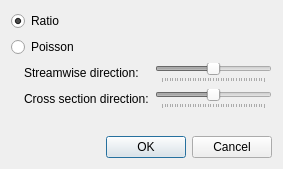
<?xml version="1.0" encoding="UTF-8"?>
<ui version="4.0">
 <class>GridCreatingConditionLaplaceSubRegionDeploySettingDialog</class>
 <widget class="QDialog" name="GridCreatingConditionLaplaceSubRegionDeploySettingDialog">
  <property name="geometry">
   <rect>
    <x>0</x>
    <y>0</y>
    <width>283</width>
    <height>169</height>
   </rect>
  </property>
  <property name="windowTitle">
   <string>Inner Points Deploy Setting</string>
  </property>
  <layout class="QVBoxLayout" name="verticalLayout">
   <item>
    <widget class="QRadioButton" name="autoRadioButton">
     <property name="text">
      <string>Ratio</string>
     </property>
     <property name="checked">
      <bool>true</bool>
     </property>
    </widget>
   </item>
   <item>
    <widget class="QRadioButton" name="manualRadioButton">
     <property name="text">
      <string>Poisson</string>
     </property>
    </widget>
   </item>
   <item>
    <layout class="QHBoxLayout" name="horizontalLayout">
     <item>
      <spacer name="horizontalSpacer">
       <property name="orientation">
        <enum>Qt::Horizontal</enum>
       </property>
       <property name="sizeType">
        <enum>QSizePolicy::Fixed</enum>
       </property>
       <property name="sizeHint" stdset="0">
        <size>
         <width>13</width>
         <height>20</height>
        </size>
       </property>
      </spacer>
     </item>
     <item>
      <layout class="QGridLayout" name="gridLayout">
       <item row="0" column="0">
        <widget class="QLabel" name="streamwiseLabel">
         <property name="text">
          <string>Streamwise direction:</string>
         </property>
        </widget>
       </item>
       <item row="0" column="1">
        <widget class="QSlider" name="streamwiseSlider">
         <property name="enabled">
          <bool>false</bool>
         </property>
         <property name="minimum">
          <number>-20</number>
         </property>
         <property name="maximum">
          <number>20</number>
         </property>
         <property name="orientation">
          <enum>Qt::Horizontal</enum>
         </property>
         <property name="tickPosition">
          <enum>QSlider::TicksBelow</enum>
         </property>
        </widget>
       </item>
       <item row="1" column="0">
        <widget class="QLabel" name="crosssectionLabel">
         <property name="text">
          <string>Cross section direction:</string>
         </property>
        </widget>
       </item>
       <item row="1" column="1">
        <widget class="QSlider" name="crosssectionSlider">
         <property name="enabled">
          <bool>false</bool>
         </property>
         <property name="minimum">
          <number>-20</number>
         </property>
         <property name="maximum">
          <number>20</number>
         </property>
         <property name="orientation">
          <enum>Qt::Horizontal</enum>
         </property>
         <property name="tickPosition">
          <enum>QSlider::TicksBelow</enum>
         </property>
        </widget>
       </item>
      </layout>
     </item>
    </layout>
   </item>
   <item>
    <spacer name="verticalSpacer">
     <property name="orientation">
      <enum>Qt::Vertical</enum>
     </property>
     <property name="sizeHint" stdset="0">
      <size>
       <width>20</width>
       <height>0</height>
      </size>
     </property>
    </spacer>
   </item>
   <item>
    <widget class="QDialogButtonBox" name="buttonBox">
     <property name="orientation">
      <enum>Qt::Horizontal</enum>
     </property>
     <property name="standardButtons">
      <set>QDialogButtonBox::Cancel|QDialogButtonBox::Ok</set>
     </property>
    </widget>
   </item>
  </layout>
 </widget>
 <resources/>
 <connections>
  <connection>
   <sender>buttonBox</sender>
   <signal>accepted()</signal>
   <receiver>GridCreatingConditionLaplaceSubRegionDeploySettingDialog</receiver>
   <slot>accept()</slot>
   <hints>
    <hint type="sourcelabel">
     <x>214</x>
     <y>159</y>
    </hint>
    <hint type="destinationlabel">
     <x>157</x>
     <y>168</y>
    </hint>
   </hints>
  </connection>
  <connection>
   <sender>buttonBox</sender>
   <signal>rejected()</signal>
   <receiver>GridCreatingConditionLaplaceSubRegionDeploySettingDialog</receiver>
   <slot>reject()</slot>
   <hints>
    <hint type="sourcelabel">
     <x>214</x>
     <y>159</y>
    </hint>
    <hint type="destinationlabel">
     <x>282</x>
     <y>168</y>
    </hint>
   </hints>
  </connection>
  <connection>
   <sender>manualRadioButton</sender>
   <signal>toggled(bool)</signal>
   <receiver>streamwiseSlider</receiver>
   <slot>setEnabled(bool)</slot>
   <hints>
    <hint type="sourcelabel">
     <x>66</x>
     <y>39</y>
    </hint>
    <hint type="destinationlabel">
     <x>166</x>
     <y>60</y>
    </hint>
   </hints>
  </connection>
  <connection>
   <sender>manualRadioButton</sender>
   <signal>toggled(bool)</signal>
   <receiver>crosssectionSlider</receiver>
   <slot>setEnabled(bool)</slot>
   <hints>
    <hint type="sourcelabel">
     <x>31</x>
     <y>37</y>
    </hint>
    <hint type="destinationlabel">
     <x>179</x>
     <y>104</y>
    </hint>
   </hints>
  </connection>
 </connections>
</ui>
